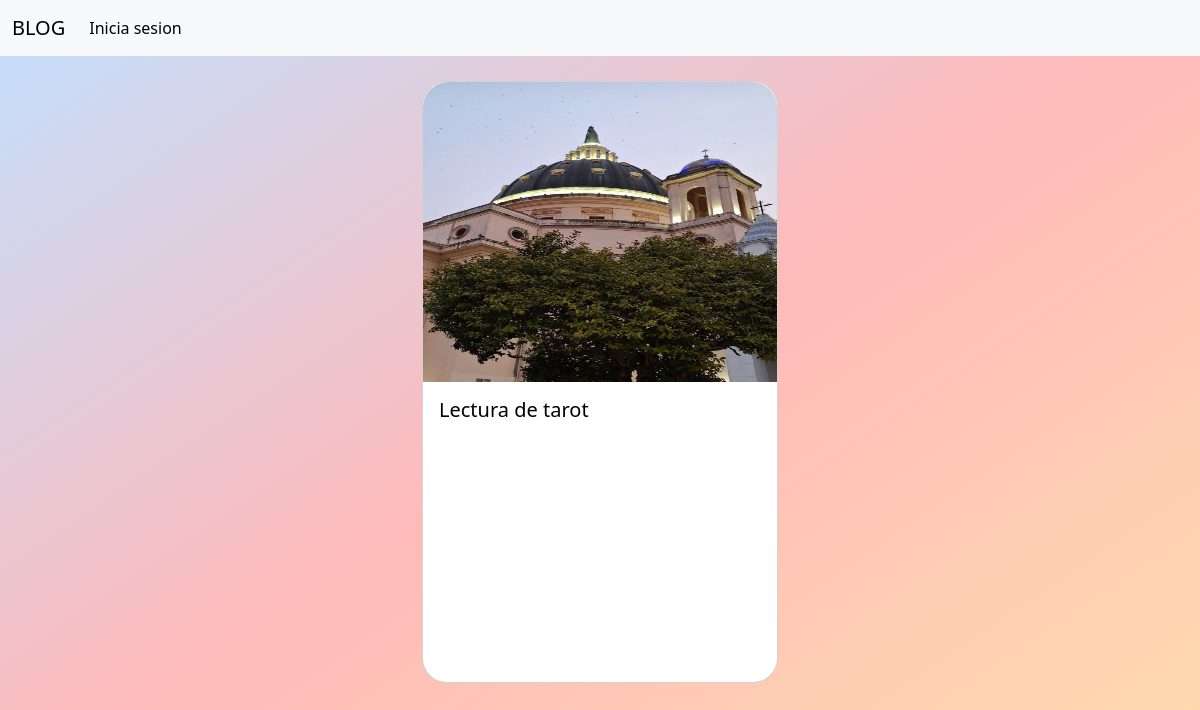
Page /posts/post_templates on the earlier database version.
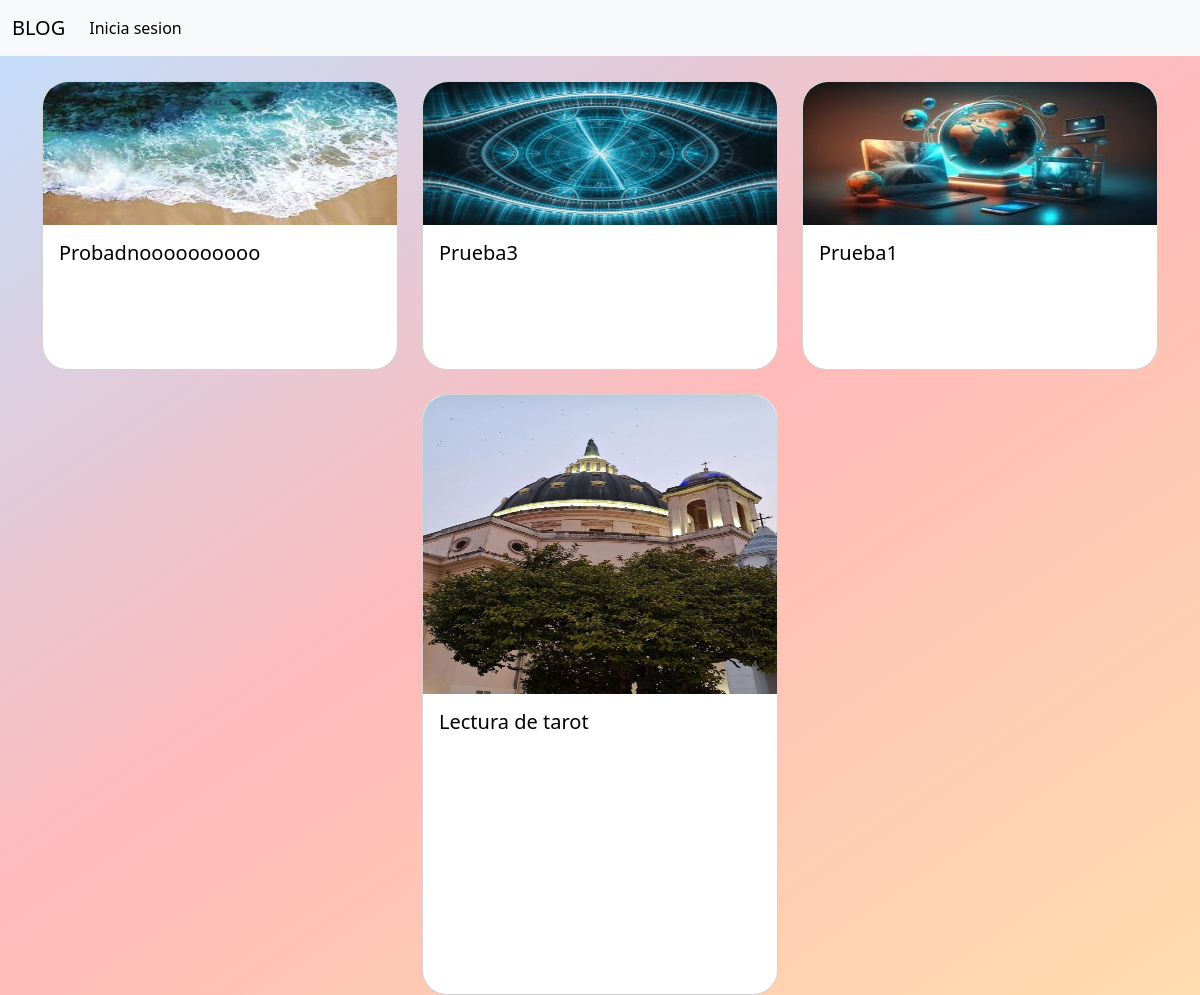
Same page on the later database version.
### posts/models.py (models this page shows, shortened)
class Post(models.Model):
    titulo =models.CharField(max_length=50,null=False)
    slug=models.SlugField()
    subtitulo=models.CharField(max_length=100, null=True, blank=True)
    fecha= models.DateTimeField(auto_now_add=True)
    texto = models.TextField(null=False)
    activo = models.BooleanField(default=True)
    categoria = models.ForeignKey(Categoria, on_delete=models.SET_NULL, null=True,default='Sin categoria')
    imagen = models.ImageField(upload_to='posts/', null=True)
    publicado=models.DateTimeField(default=timezone.now)
    autor = models.ForeignKey(User, on_delete=models.CASCADE)
    class Meta:
        ordering = ('-publicado',)

### posts/views.py (the view)
# urls.py: path("post_templates", views.post_templates, name="post_templates"),
def post_templates(request):
    post_list = Post.objects.all()
    template = loader.get_template("post_templates.html")
    context = {"post_list": post_list,}
    return HttpResponse(template.render(context, request))

### posts/templates/post_templates.html (shortened to what this page needs)
{% extends 'base.html' %}
{% load static %}
{% block header %}
    <header>
      <nav class="navbar navbar-expand-lg navbar-light bg-light">
          <div class="container-fluid">
            <a class="navbar-brand">BLOG</a>
            {% if request.user.is_authenticated %}
            <button class="navbar-toggler" type="button" data-bs-toggle="collapse" data-bs-target="#navbarNavAltMarkup" aria-controls="navbarNavAltMarkup" aria-expanded="false" aria-label="Toggle navigation">
              <span class="navbar-toggler-icon"></span>
            </button>
            <div class="collapse navbar-collapse" id="navbarNavAltMarkup">
              <div class="navbar-nav">
                <a class="nav-link active" aria-current="page" href="{% url 'misposteos' %}">Mis posteos</a>
                <a class="nav-link" href="{% url 'subir_post' %}">Subir posteo</a>
                <form action="{% url 'logout' %}" method="post">
                  {% csrf_token%}
                 <button type="submit" class="btn link-body-emphasis link-offset-2 link-underline-opacity-0 link-underline-opacity-75-hover">Cerrar sesion</button>
                </form>
              </div>
            </div>
            {% else %}
            <div class="collapse navbar-collapse" id="navbarNavAltMarkup">
              <div class="navbar-nav">
                <a class="nav-link active" aria-current="page" href="{% url 'inicio' %}">Inicia sesion</a>
              </div>
            </div>
          </div>
            {% endif %}
        </nav>
    </header>
  {% endblock header %}
{% block contenido %}
<div class="container">
    <div class="row row-cols-1 row-cols-md-3 g-4" style="justify-content: space-evenly;">
      {% for post_element in post_list %}
      <div class="col">
            <div class="card h-100" style="border-radius: 25px;">
              <img class="imagenpost"  src="{{ post_element.imagen.url }}" >
                <div class="card-body">
                  <a href="{% url 'post_detail' post_element.id%}" class="link-body-emphasis link-offset-2 link-underline-opacity-0 link-underline-opacity-75-hover">
                    <h5 class="card-title">{{ post_element.titulo}}</h5>
                  </a>
                </div>
            </div>
      </div>
      {% endfor %}
    </div>
</div>
{% endblock contenido%}

### posts/templates/base.html (shortened to what this page needs)
{% load static%}
<link rel="stylesheet" href="{% static 'styles.css' %}">
<link href="https://cdn.jsdelivr.net/npm/bootstrap@5.3.3/dist/css/bootstrap.min.css" rel="stylesheet">
<!DOCTYPE html>
<html lang="en">
    <head>
    </head>
        {% block header %}
        {% endblock header %}
    <body>
        <div class="bloque">
            {% block contenido %}  {% endblock contenido %}
        </div>
    </body>
</html>

### static/styles.css (style rules this page uses)
.card-body { display: flex; justify-content: space-between; flex-direction: column; }
.container { margin-top: 25px; width: 50%; height: 20%; }
.imagenpost { width: 100%; height: 50%; }
body { min-height: 100vh; background: rgb(193,224,255); background: linear-gradient(146deg, rgba(193,224,255,1) 0%, rgba(255,186,186,1) 50%, rgba(255,221,173,1) 100%); font-family: "Outfit", sans-serif; }
.imagenpost { border-top-right-radius: 25px; border-top-left-radius: 25px; }

Differences in the rows shown:
added Post: imagen (picture), titulo "Probadnoooooooooo"
added Post: imagen (picture), titulo "Prueba3"
added Post: imagen (picture), titulo "Prueba1"
